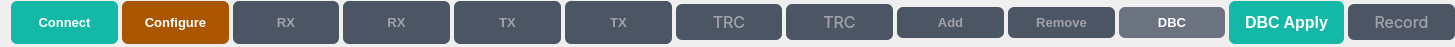
   <widget class="QWidget" name="horizontalLayoutWidget">
    <property name="geometry">
     <rect>
      <x>10</x>
      <y>4</y>
      <width>1455</width>
      <height>47</height>
     </rect>
    </property>
    <layout class="QHBoxLayout" name="horizontalLayoutButtonList">
     <property name="spacing">
      <number>4</number>
     </property>
     <property name="sizeConstraint">
      <enum>QLayout::SizeConstraint::SetMinimumSize</enum>
     </property>
     <property name="topMargin">
      <number>1</number>
     </property>
     <property name="rightMargin">
      <number>0</number>
     </property>
     <property name="bottomMargin">
      <number>3</number>
     </property>
     <item>
      <widget class="QPushButton" name="pushButtonDeviceConnectDisconnect">
       <property name="enabled">
        <bool>true</bool>
       </property>
       <property name="sizePolicy">
        <sizepolicy hsizetype="Minimum" vsizetype="Preferred">
         <horstretch>0</horstretch>
         <verstretch>0</verstretch>
        </sizepolicy>
       </property>
       <property name="font">
        <font>
         <family>Segoe UI</family>
         <pointsize>10</pointsize>
         <bold>true</bold>
        </font>
       </property>
       <property name="styleSheet">
        <string notr="true">QPushButton {
	background-color: #14B8A6;
	color: #FFFFFF;
	border-radius: 6px;
	padding: 8px 16px;
}
QPushButton:hover {
	background-color: #0D9488;
}
QPushButton:pressed {
	background-color: #0F766E;
}
QPushButton:disabled {
	background-color: #4B5563;
	color: #A1A1AA;
}</string>
       </property>
       <property name="text">
        <string>Connect</string>
       </property>
       <property name="icon">
        <iconset theme="QIcon::ThemeIcon::NetworkWired"/>
       </property>
       <property name="iconSize">
        <size>
         <width>24</width>
         <height>24</height>
        </size>
       </property>
      </widget>
     </item>
     <item>
      <widget class="QPushButton" name="pushButtonDeviceConfigure">
       <property name="enabled">
        <bool>true</bool>
       </property>
       <property name="sizePolicy">
        <sizepolicy hsizetype="Minimum" vsizetype="Preferred">
         <horstretch>0</horstretch>
         <verstretch>0</verstretch>
        </sizepolicy>
       </property>
       <property name="font">
        <font>
         <family>Segoe UI</family>
         <pointsize>10</pointsize>
         <bold>true</bold>
        </font>
       </property>
       <property name="styleSheet">
        <string notr="true">QPushButton {
	background-color: #AA5500;
	color: #FFFFFF;
	border-radius: 6px;
	padding: 8px 16px;
}
QPushButton:pressed {
	background-color: #0F766E;
}
QPushButton:disabled {
	background-color: #4B5563;
	color: #A1A1AA;
}
</string>
       </property>
       <property name="text">
        <string>Configure</string>
       </property>
       <property name="icon">
        <iconset theme="QIcon::ThemeIcon::DriveOptical"/>
       </property>
       <property name="iconSize">
        <size>
         <width>24</width>
         <height>24</height>
        </size>
       </property>
      </widget>
     </item>
     <item>
      <widget class="QPushButton" name="pushButtonRxStartStop">
       <property name="enabled">
        <bool>false</bool>
       </property>
       <property name="sizePolicy">
        <sizepolicy hsizetype="Minimum" vsizetype="Preferred">
         <horstretch>0</horstretch>
         <verstretch>0</verstretch>
        </sizepolicy>
       </property>
       <property name="font">
        <font>
         <family>Segoe UI</family>
         <pointsize>10</pointsize>
         <bold>true</bold>
        </font>
       </property>
       <property name="styleSheet">
        <string notr="true">QPushButton {
	background-color: #14B8A6;
	color: #FFFFFF;
	border-radius: 6px;
	padding: 8px 16px;
}
QPushButton:hover {
	background-color: #0D9488;
}
QPushButton:pressed {
	background-color: #0F766E;
}
QPushButton:disabled {
	background-color: #4B5563;
	color: #A1A1AA;
}
</string>
       </property>
       <property name="text">
        <string>RX</string>
       </property>
       <property name="icon">
        <iconset theme="media-playback-start"/>
       </property>
       <property name="iconSize">
        <size>
         <width>24</width>
         <height>24</height>
        </size>
       </property>
      </widget>
     </item>
     <item>
      <widget class="QPushButton" name="pushButtonRxPauseResume">
       <property name="enabled">
        <bool>false</bool>
       </property>
       <property name="sizePolicy">
        <sizepolicy hsizetype="Minimum" vsizetype="Preferred">
         <horstretch>0</horstretch>
         <verstretch>0</verstretch>
        </sizepolicy>
       </property>
       <property name="font">
        <font>
         <family>Segoe UI</family>
         <pointsize>10</pointsize>
         <bold>true</bold>
        </font>
       </property>
       <property name="styleSheet">
        <string notr="true">QPushButton {
	background-color: #6B7280;
	color: #FFFFFF;
	border-radius: 6px;
	padding: 8px 16px;
}
QPushButton:hover {
	background-color: #4B5563;
}
QPushButton:pressed {
	background-color: #374151;
}
QPushButton:disabled {
	background-color: #4B5563;
	color: #A1A1AA;
}
</string>
       </property>
       <property name="text">
        <string>RX</string>
       </property>
       <property name="icon">
        <iconset theme="media-playback-pause"/>
       </property>
       <property name="iconSize">
        <size>
         <width>24</width>
         <height>24</height>
        </size>
       </property>
      </widget>
     </item>
     <item>
      <widget class="QPushButton" name="pushButtonTxStartStop">
       <property name="enabled">
        <bool>false</bool>
       </property>
       <property name="sizePolicy">
        <sizepolicy hsizetype="Minimum" vsizetype="Preferred">
         <horstretch>0</horstretch>
         <verstretch>0</verstretch>
        </sizepolicy>
       </property>
       <property name="font">
        <font>
         <family>Segoe UI</family>
         <pointsize>10</pointsize>
         <bold>true</bold>
        </font>
       </property>
       <property name="styleSheet">
        <string notr="true">QPushButton {
	background-color: #14B8A6;
	color: #FFFFFF;
	border-radius: 6px;
	padding: 8px 16px;
}
QPushButton:hover {
	background-color: #0D9488;
}
QPushButton:pressed {
	background-color: #0F766E;
}
QPushButton:disabled {
	background-color: #4B5563;
	color: #A1A1AA;
}
</string>
       </property>
       <property name="text">
        <string>TX</string>
       </property>
       <property name="icon">
        <iconset theme="media-playback-start"/>
       </property>
       <property name="iconSize">
        <size>
         <width>24</width>
         <height>24</height>
        </size>
       </property>
      </widget>
     </item>
     <item>
      <widget class="QPushButton" name="pushButtonTxPauseResume">
       <property name="enabled">
        <bool>false</bool>
       </property>
       <property name="sizePolicy">
        <sizepolicy hsizetype="Minimum" vsizetype="Preferred">
         <horstretch>0</horstretch>
         <verstretch>0</verstretch>
        </sizepolicy>
       </property>
       <property name="font">
        <font>
         <family>Segoe UI</family>
         <pointsize>10</pointsize>
         <bold>true</bold>
        </font>
       </property>
       <property name="styleSheet">
        <string notr="true">QPushButton {
	background-color: #6B7280;
	color: #FFFFFF;
	border-radius: 6px;
	padding: 8px 16px;
}
QPushButton:hover {
	background-color: #4B5563;
}
QPushButton:pressed {
	background-color: #374151;
}
QPushButton:disabled {
	background-color: #4B5563;
	color: #A1A1AA;
}
</string>
       </property>
       <property name="text">
        <string>TX</string>
       </property>
       <property name="icon">
        <iconset theme="media-playback-pause"/>
       </property>
       <property name="iconSize">
        <size>
         <width>24</width>
         <height>24</height>
        </size>
       </property>
      </widget>
     </item>
     <item>
      <widget class="QPushButton" name="pushButtonTraceRePlayStartStop">
       <property name="enabled">
        <bool>false</bool>
       </property>
       <property name="font">
        <font>
         <family>Inter</family>
         <pointsize>12</pointsize>
        </font>
       </property>
       <property name="styleSheet">
        <string notr="true">QPushButton {
	background-color: #14B8A6;
	color: #FFFFFF;
	border-radius: 6px;
	padding: 8px 16px;
}
QPushButton:hover {
	background-color: #0D9488;
}
QPushButton:pressed {
	background-color: #0F766E;
}
QPushButton:disabled {
	background-color: #4B5563;
	color: #A1A1AA;
}
</string>
       </property>
       <property name="text">
        <string>TRC</string>
       </property>
       <property name="icon">
        <iconset theme="media-playback-start"/>
       </property>
       <property name="iconSize">
        <size>
         <width>24</width>
         <height>24</height>
        </size>
       </property>
      </widget>
     </item>
     <item>
      <widget class="QPushButton" name="pushButtonTraceRePlayPauseResume">
       <property name="enabled">
        <bool>false</bool>
       </property>
       <property name="font">
        <font>
         <family>Inter</family>
         <pointsize>12</pointsize>
        </font>
       </property>
       <property name="styleSheet">
        <string notr="true">QPushButton {
	background-color: #6B7280;
	color: #FFFFFF;
	border-radius: 6px;
	padding: 8px 16px;
}
QPushButton:hover {
	background-color: #4B5563;
}
QPushButton:pressed {
	background-color: #374151;
}
QPushButton:disabled {
	background-color: #4B5563;
	color: #A1A1AA;
}
</string>
       </property>
       <property name="text">
        <string>TRC</string>
       </property>
       <property name="icon">
        <iconset theme="media-playback-pause"/>
       </property>
       <property name="iconSize">
        <size>
         <width>24</width>
         <height>24</height>
        </size>
       </property>
      </widget>
     </item>
     <item>
      <widget class="QPushButton" name="pushButtonAddItem">
       <property name="enabled">
        <bool>false</bool>
       </property>
       <property name="font">
        <font>
         <family>Segoe UI</family>
         <pointsize>10</pointsize>
         <bold>true</bold>
        </font>
       </property>
       <property name="styleSheet">
        <string notr="true">            QPushButton {
                background-color: #8B5CF6;
                color: #FFFFFF;
                border-radius: 6px;
                padding: 8px 16px;
            }
            QPushButton:hover {
                background-color: #7C3AED;
            }
            QPushButton:pressed {
                background-color: #6D28D9;
            }
            QPushButton:disabled {
                background-color: #4B5563;
                color: #A1A1AA;
            }
        </string>
       </property>
       <property name="text">
        <string>Add</string>
       </property>
       <property name="icon">
        <iconset theme="list-add"/>
       </property>
       <property name="iconSize">
        <size>
         <width>24</width>
         <height>24</height>
        </size>
       </property>
      </widget>
     </item>
     <item>
      <widget class="QPushButton" name="pushButtonRemoveItem">
       <property name="enabled">
        <bool>false</bool>
       </property>
       <property name="font">
        <font>
         <family>Segoe UI</family>
         <pointsize>10</pointsize>
         <bold>true</bold>
        </font>
       </property>
       <property name="styleSheet">
        <string notr="true">
            QPushButton {
                background-color: #EF4444;
                color: #FFFFFF;
                border-radius: 6px;
                padding: 8px 16px;
            }
            QPushButton:hover {
                background-color: #DC2626;
            }
            QPushButton:pressed {
                background-color: #B91C1C;
            }
            QPushButton:disabled {
                background-color: #4B5563;
                color: #A1A1AA;
            }
        </string>
       </property>
       <property name="text">
        <string>Remove</string>
       </property>
       <property name="icon">
        <iconset theme="list-remove"/>
       </property>
       <property name="iconSize">
        <size>
         <width>24</width>
         <height>24</height>
        </size>
       </property>
      </widget>
     </item>
     <item>
      <widget class="QPushButton" name="pushButtonDbcFileBrowse">
       <property name="font">
        <font>
         <family>Segoe UI</family>
         <pointsize>10</pointsize>
         <bold>true</bold>
        </font>
       </property>
       <property name="styleSheet">
        <string notr="true">
            QPushButton {
                background-color: #6B7280;
                color: #FFFFFF;
                border-radius: 6px;
                padding: 8px 16px;
            }
            QPushButton:hover {
                background-color: #4B5563;
            }
            QPushButton:pressed {
                background-color: #374151;
            }
        </string>
       </property>
       <property name="text">
        <string>DBC</string>
       </property>
       <property name="icon">
        <iconset theme="document-open"/>
       </property>
       <property name="iconSize">
        <size>
         <width>24</width>
         <height>24</height>
        </size>
       </property>
      </widget>
     </item>
     <item>
      <widget class="QPushButton" name="pushButtonApplyDbc">
       <property name="sizePolicy">
        <sizepolicy hsizetype="Minimum" vsizetype="Ignored">
         <horstretch>0</horstretch>
         <verstretch>0</verstretch>
        </sizepolicy>
       </property>
       <property name="styleSheet">
        <string notr="true">
            QPushButton {
                background-color: #14B8A6;
                color: #FFFFFF;
                border-radius: 6px;
                padding: 8px 16px;
                font-size: 12pt;
                font-weight: 500;
            }
            QPushButton:hover {
                background-color: #0D9488;
            }
            QPushButton:pressed {
                background-color: #0F766E;
            }
           </string>
       </property>
       <property name="text">
        <string>DBC Apply</string>
       </property>
       <property name="icon">
        <iconset theme="QIcon::ThemeIcon::ToolsCheckSpelling"/>
       </property>
       <property name="iconSize">
        <size>
         <width>24</width>
         <height>24</height>
        </size>
       </property>
      </widget>
     </item>
     <item>
      <widget class="QPushButton" name="pushButtonTraceRecordStartStop">
       <property name="enabled">
        <bool>false</bool>
       </property>
       <property name="font">
        <font>
         <family>Inter</family>
         <pointsize>12</pointsize>
        </font>
       </property>
       <property name="styleSheet">
        <string notr="true">QPushButton {
	background-color: #EF4444;
	color: #FFFFFF;
	border-radius: 6px;
	padding: 8px 16px;
}
QPushButton:hover {
	background-color: #DC2626;
}
QPushButton:pressed {
	background-color: #B91C1C;
}
QPushButton:disabled {
	background-color: #4B5563;
	color: #A1A1AA;
}
</string>
       </property>
       <property name="text">
        <string>Record</string>
       </property>
       <property name="icon">
        <iconset theme="media-record"/>
       </property>
       <property name="iconSize">
        <size>
         <width>24</width>
         <height>24</height>
        </size>
       </property>
      </widget>
     </item>
    </layout>
   </widget>
